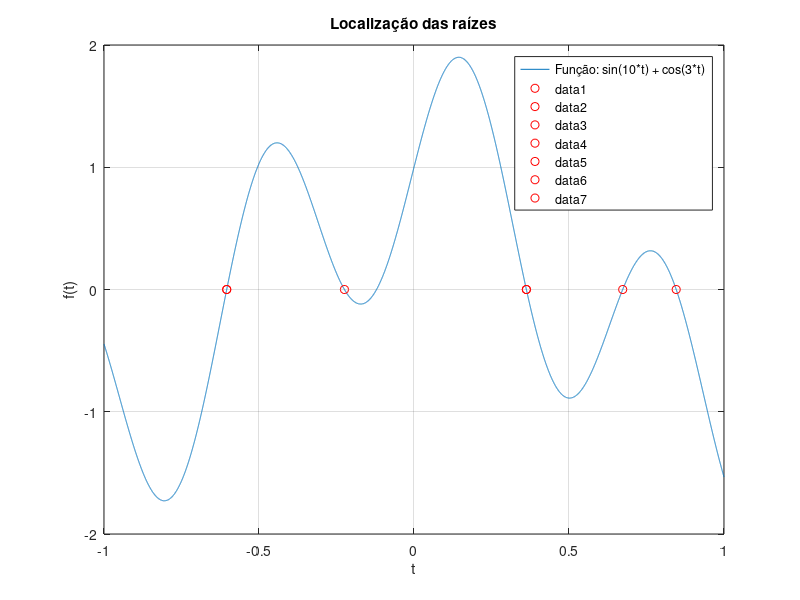

MATLAB code to generate this figure:
% Projeto_01_localizacao_raizes
% Raízes da equação: sin(10*t) + cos(3*t)

clc;
clear;
close all;

% Definindo a função
func = @(t) sin(10*t) + cos(3*t);

% Plotando para visualizar
Limite_inferior = -1;
Limite_superior = 1;

fplot(func, [Limite_inferior Limite_superior])
grid on
legend('Função: sin(10*t) + cos(3*t)')
xlabel('t')
ylabel('f(t)')
title('Localização das raízes')

hold on;

% Encontrar raízes usando fzero
% Escolhemos chutes iniciais (estimar olhando o gráfico)

chutes_iniciais = [-0.8, -0.5, -0.2, 0.1, 0.4, 0.7, 0.9]; % estimativas boas

raizes = zeros(size(chutes_iniciais)); % pré-aloca vetor de raízes

for i = 1:length(chutes_iniciais)
    raizes(i) = fzero(func, chutes_iniciais(i));
    plot(raizes(i), 0, 'ro') % marca as raízes no gráfico com bolinhas vermelhas
end

disp('Raízes encontradas:')
disp(raizes')

hold off;
